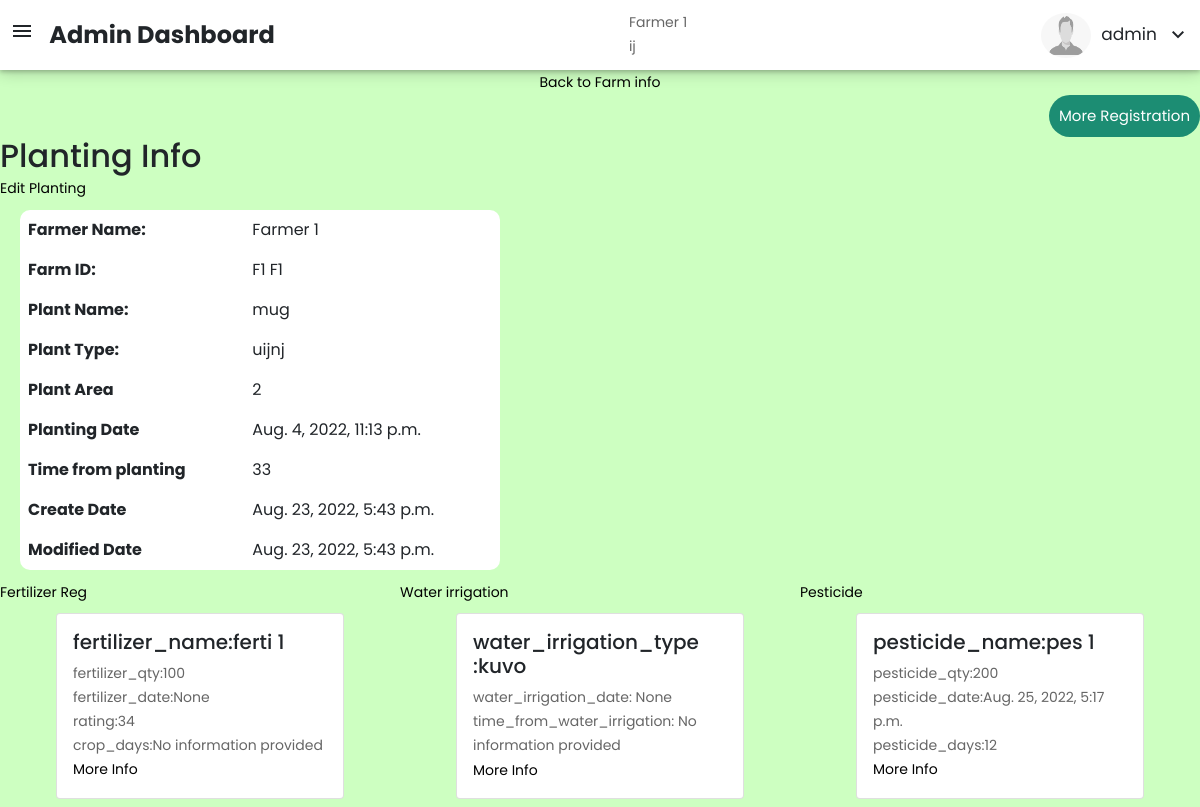
Page /planting/planting_id=1 (signed in) on the earlier database version.
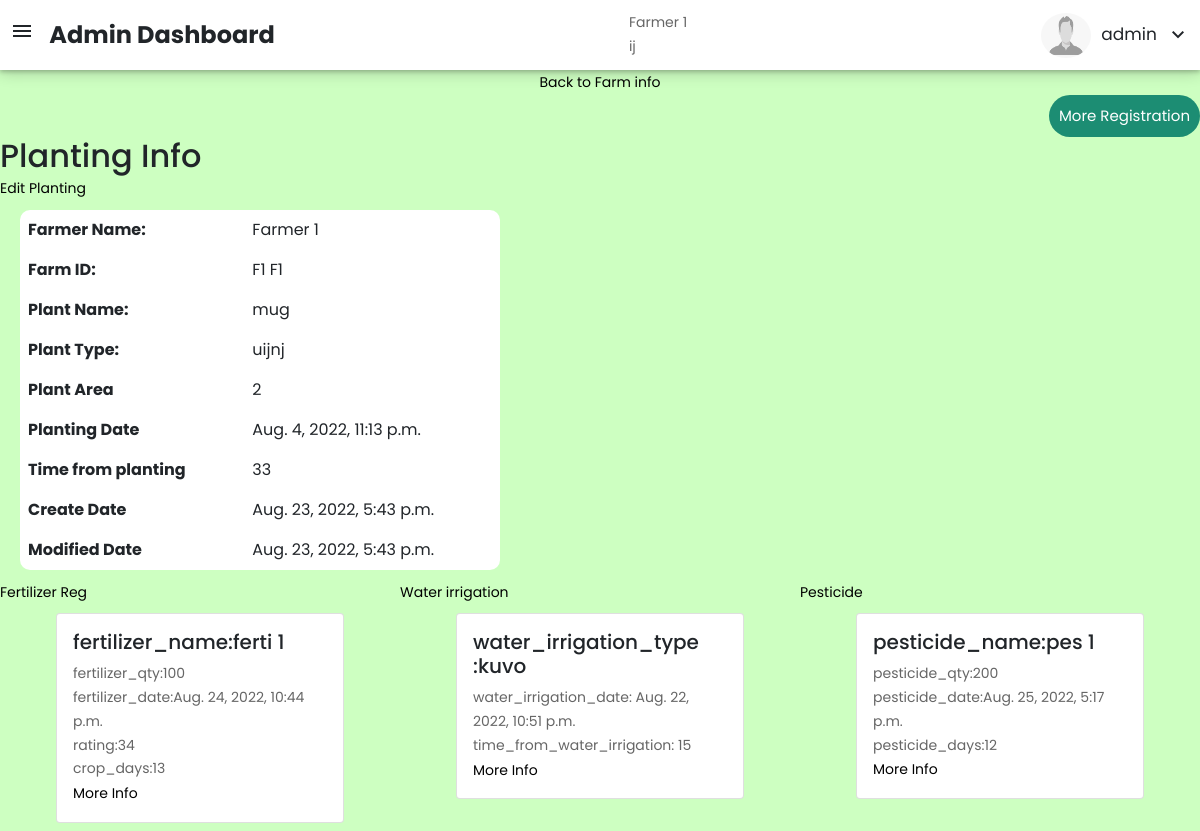
Same page on the later database version.
### adminaccess/models.py (models this page shows)
class Fertilizer(models.Model):
    farmer_id = models.ForeignKey(Farmer, on_delete=models.CASCADE)
    farm_id = models.ForeignKey(Farm_info, on_delete=models.CASCADE)
    planting_id = models.ForeignKey(Planting, on_delete=models.CASCADE)
    fertilizer_name = models.CharField(max_length=50)
    fertilizer_qty = models.CharField(max_length=50,blank=True, null=True)
    fertilizer_qty_per_acre = models.CharField(max_length=50,blank=True, null=True)
    fertilizer_date = models.DateTimeField(blank=True, null=True)#selection
    rating = models.IntegerField(blank=True, null=True)
    create_date = models.DateTimeField(auto_now_add=True,blank=True, null=True)
    modified_date = models.DateTimeField(auto_now=True,blank=True, null=True)

class Water_irrigation(models.Model):
    farmer_id = models.ForeignKey(Farmer, on_delete=models.CASCADE)
    farm_id = models.ForeignKey(Farm_info, on_delete=models.CASCADE)
    planting_id = models.ForeignKey(Planting, on_delete=models.CASCADE)
    water_irrigation_type = models.CharField(max_length=50, blank=True, null=True)
    water_irrigation_date = models.DateTimeField(blank=True, null=True)#selection
    create_date = models.DateTimeField(auto_now_add=True,blank=True, null=True)
    modified_date = models.DateTimeField(auto_now=True,blank=True, null=True)

### adminaccess/views.py (the view)
# urls.py: path('planting/planting_id=<int:planting_id>', views.planting, name="planting"),
def planting(request,planting_id):
    farm_id = request.session['farm_id']
    farmer_id = request.session['farmer_id']
    planting_history = Planting.objects.filter(id=planting_id)[0]
    fertilizer = Fertilizer.objects.filter(planting_id=planting_id)
    water_irrigation = Water_irrigation.objects.filter(planting_id=planting_id).values()
    pesticide = Pesticide.objects.filter(planting_id=planting_id).values()
    date_now=datetime.now().date()
    if planting_history.planting_time != None:
        time_from_planting = (date_now-planting_history.planting_time.date()).days
    else:
        time_from_planting = "No information provided"
    planting_history.time_from_planting = time_from_planting
    for fer in fertilizer:
       if fer.fertilizer_date != None:
           time_from_fertilizer = (date_now-fer.fertilizer_date.date()).days
       else:
           time_from_fertilizer = "No information provided"
       fer.time_from_fertilizer = time_from_fertilizer
    for water in water_irrigation:
       if water['water_irrigation_date'] != None:
           time_from_water_irrigation = (date_now-water['water_irrigation_date'].date()).days
       else:
           time_from_water_irrigation = "No information provided"
       water['time_from_water_irrigation'] = time_from_water_irrigation
    for pes in pesticide:
       if pes['pesticide_date'] != None:
           time_from_prestiside = (date_now-pes['pesticide_date'].date()).days
       else:
           time_from_prestiside = "No information provided"
       pes['time_from_prestiside'] = time_from_prestiside
    print('planting_history.farmer_id[0]',planting_history.farmer_id)
    data = {
        'farmer' : planting_history.farmer_id,
        'farm_id':farm_id,
        'planting_id': planting_id,
        'planting_history': planting_history,
        'fertilizer': fertilizer,
        'water_irrigation': water_irrigation,
        'pesticide': pesticide
    }
    request.session['farmer_id'] = farmer_id
    request.session['farm_id'] = farm_id
    request.session['planting_id'] = planting_id
    return render(request,'forms/planting.html',data)

### templates/forms/planting.html (shortened to what this page needs)
{% extends 'dashboard/basic.html' %}
{% block body %}
{% load static %}
<body>
<div class="d-flex justify-content-center align-items-center">
    <button><a href="{% url 'farm_info' farm_id=farm_id%}">Back to Farm info</a></button>
</div>
<div class="d-flex justify-content-end">
<span class="dropdown">
  <button class="dropbtn">More Registration</button>
</span>
</div>
    <h2>Planting Info</h2>
    <table class="table table-borderless table-width-40 farmer_detail">
      <a href="/plant_edit/plant_id={{planting_history.id}}">Edit Planting</a>
        <tbody>
        <tr>
            <th scope="row">Farmer Name:</th>
            <td>{{planting_history.farmer_id.name}}</td>
          </tr>
        <tr>
            <th scope="row">Farm ID:</th>
            <td>{{planting_history.farm_id.farm_nick_name}}</td>
          </tr>
          <tr>
            <th scope="row">Plant Name:</th>
            <td>{{planting_history.plant}}</td>
          </tr>
          <tr>
            <th scope="row">Plant Type:</th>
            <td>{{planting_history.plant_type}}</td>
          </tr>
          <tr>
            <th scope="row">Plant Area</th>
            <td>{{planting_history.planting_area}}</td>
          </tr>
        <tr>
            <th scope="row">Planting Date</th>
            <td>{{planting_history.planting_time}}</td>
          </tr>
        <tr>
            <th scope="row">Time from planting</th>
            <td>{{planting_history.time_from_planting}}</td>
          </tr>
          <tr>
            <th scope="row">Create Date</th>
            <td>{{planting_history.create_date}}</td>
          </tr>
          <tr>
            <th scope="row">Modified Date</th>
            <td>{{planting_history.modified_date}}</td>
          </tr>
        </tbody>
      </table>
<div class="col-md-12 d-flex">
    <div class="col-md-4">
        <button><a href="{% url 'fertilizer_reg' %}">Fertilizer Reg</a></button>
    <div class="d-flex justify-content-evenly flex-wrap">
      {% for fer in fertilizer %}
      <div class="card m-2" style="width: 18rem;">
        <div class="card-body">
          <h5 class="card-title">fertilizer_name:{{fer.fertilizer_name}}</h5>
          <p class="card-text">fertilizer_qty:{{fer.fertilizer_qty}}</p>
          <p class="card-text">fertilizer_date:{{fer.fertilizer_date}}</p>
          <p class="card-text">rating:{{fer.rating}}</p>
          <p class="card-text">crop_days:{{fer.time_from_fertilizer}}</p>
            <button><a href="/fertilizer_info/fertilizer_id={{fer.id}}">More Info</a></button>
        </div>
      </div>
      {% endfor %}
    </div>
    </div>
    <div class="col-md-4">
        <button><a href="{% url 'water_irrigation_reg' %}">Water irrigation</a></button>
    <div class="d-flex justify-content-evenly flex-wrap">
      {% for water in water_irrigation %}
      <div class="card m-2" style="width: 18rem;">
        <div class="card-body">
          <h5 class="card-title">water_irrigation_type :{{water.water_irrigation_type}}</h5>
          <p class="card-text">water_irrigation_date: {{water.water_irrigation_date}}</p>
          <p class="card-text">time_from_water_irrigation: {{water.time_from_water_irrigation}}</p>
            <button><a href="/water_irrigation_info/water_irrigation_id={{water.id}}">More Info</a></button>
        </div>
      </div>
      {% endfor %}
    </div>
    </div>
    <div class="col-md-4">
        <button><a href="{% url 'pesticide_reg' %}">Pesticide</a></button>
    <div class="d-flex justify-content-evenly flex-wrap">
      {% for pes in pesticide %}
      <div class="card m-2" style="width: 18rem;">
        <div class="card-body">
          <h5 class="card-title">pesticide_name:{{pes.pesticide_name}}</h5>
          <p class="card-text">pesticide_qty:{{pes.pesticide_qty}}</p>
          <p class="card-text">pesticide_date:{{pes.pesticide_date}}</p>
          <p class="card-text">pesticide_days:{{pes.time_from_prestiside}}</p>
            <button><a href="/pesticide_info/pesticide_id={{pes.id}}">More Info</a></button>
        </div>
      </div>
      {% endfor %}
    </div>
    </div>
</div>
 {% endblock %}

Differences in the rows shown:
changed Fertilizer "ferti 1": fertilizer_date "None" → "Aug. 24, 2022, 10:44 p.m."; time_from_fertilizer "No information provided" → "13"
changed Water_irrigation "kuvo": water_irrigation_date "None" → "Aug. 22, 2022, 10:51 p.m."; time_from_water_irrigation "No information provided" → "15"
